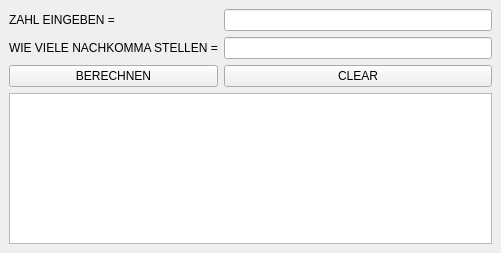
<?xml version="1.0" encoding="UTF-8"?>
<ui version="4.0">
 <class>MainWindow</class>
 <widget class="QMainWindow" name="MainWindow">
  <property name="geometry">
   <rect>
    <x>0</x>
    <y>0</y>
    <width>501</width>
    <height>253</height>
   </rect>
  </property>
  <property name="windowTitle">
   <string>MainWindow</string>
  </property>
  <widget class="QWidget" name="centralwidget">
   <layout class="QGridLayout" name="gridLayout">
    <item row="0" column="0">
     <widget class="QLabel" name="label">
      <property name="text">
       <string>ZAHL EINGEBEN =</string>
      </property>
     </widget>
    </item>
    <item row="0" column="1">
     <widget class="QLineEdit" name="leZahl"/>
    </item>
    <item row="1" column="0">
     <widget class="QLabel" name="label_2">
      <property name="text">
       <string>WIE VIELE NACHKOMMA STELLEN =</string>
      </property>
     </widget>
    </item>
    <item row="1" column="1">
     <widget class="QLineEdit" name="leKomma"/>
    </item>
    <item row="2" column="0">
     <widget class="QPushButton" name="btnBerechnen">
      <property name="text">
       <string>BERECHNEN</string>
      </property>
     </widget>
    </item>
    <item row="2" column="1">
     <widget class="QPushButton" name="btnClear">
      <property name="text">
       <string>CLEAR</string>
      </property>
     </widget>
    </item>
    <item row="3" column="0" colspan="2">
     <widget class="QListWidget" name="lwAnzeige"/>
    </item>
   </layout>
  </widget>
  <widget class="QMenuBar" name="menubar">
   <property name="geometry">
    <rect>
     <x>0</x>
     <y>0</y>
     <width>501</width>
     <height>39</height>
    </rect>
   </property>
  </widget>
 </widget>
 <resources/>
 <connections/>
</ui>
